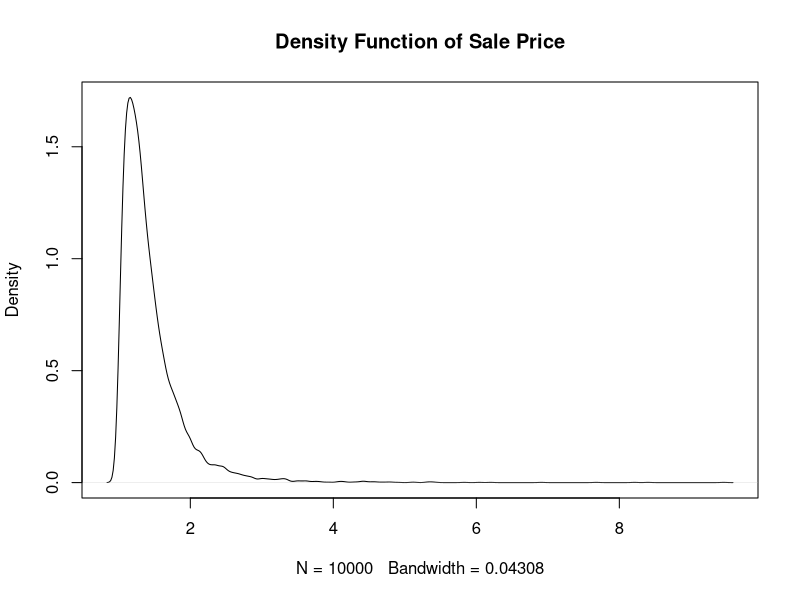
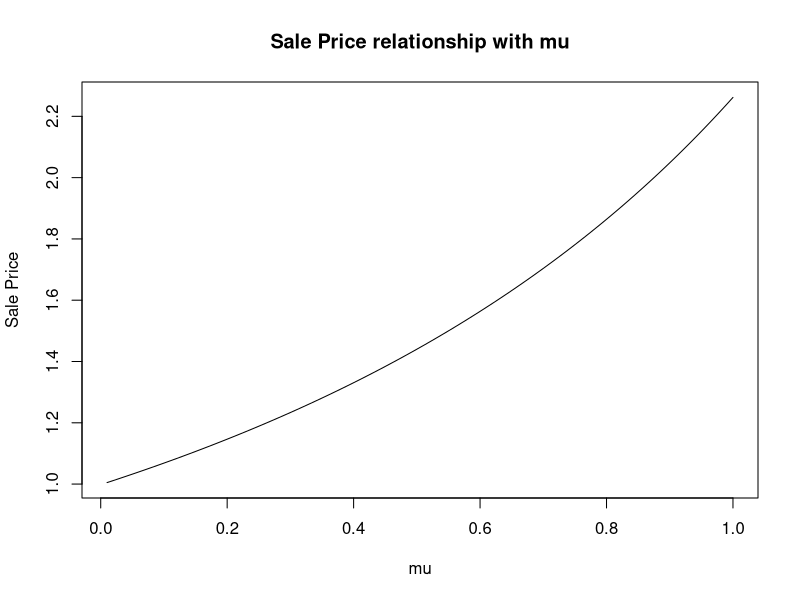

Here is the R script that generated these plots, in order:
#######################################################################
#######################################################################
#######################################################################
######                                                           ######
######        Stock Sale Price Example Using Monte Carlo         ######
######                                                           ######
#######################################################################
#######################################################################
#######################################################################

# Number of simulations
nsims <- 10000       

# Define parameter values
mu <- 0.5; sigsq <- 0.01

# Times of sale
T <- rgamma(nsims,2,3)  

# Values of B[T] Note: rnorm() takes in a vector
# 10,000 results will be generated
Bt <- rnorm(nsims,mean=0,sd=sqrt(T))     

#Find a vector of 10,000 possible sale prices                                    
SalePrice <- exp( (mu-0.5*sigsq)*T+(sqrt(sigsq)*Bt) )

#Calculate the sample mean of your SalePrice vector
meanSalePrice <- mean(SalePrice)

#Calculate the sample variance 
varSalePrice <- var(SalePrice)

#Probability that price is less than 2, (SalePrice < 2) generates a vector to 10,000 values
#either FALSE(0) or TRUE(1)
mean(SalePrice < 2)

#Plot the density function of the sale price
plot(density(SalePrice), main = "Density Function of Sale Price")

#Function to see how expected price varies with mu
MeanPrice <- function(mu,sigsq,nsims) {
  set.seed(2000)
  T <- rgamma(nsims,2,3)
  Bt <- rnorm(nsims,mean=0,sd=sqrt(T))
  SalePrice <- exp( (mu-0.5*sigsq)*T+(sqrt(sigsq)*Bt) )
  mean(SalePrice)
}

#Run the MeanPrice function with mu = 0.5, sigsq = 0.01, nsims = 10000
MeanPrice(0.05, 0.01, 10000)

#See how expected price varies with mu
#Create a grid of values
#mapply command finds the function MeanPrice separately for all values of mu on the mu.grid
#with the sigsq and nsims fixed each time
mu.grid <- seq(0.01, 1, 0.01)
PriceVec <- mapply(MeanPrice, mu=mu.grid, MoreArgs = list(sigsq = 0.01, nsims = 1000))

#Plot the resulting PriceVec graph
plot(mu.grid, PriceVec, ylab = "Sale Price", xlab = "mu", main = "Sale Price relationship with mu", 
     type = "l")
